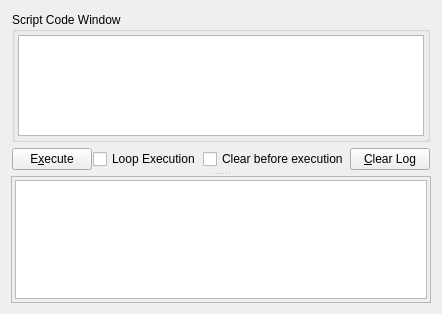
<ui version="4.0" >
 <class>LuaController</class>
 <widget class="QWidget" name="LuaController" >
  <property name="geometry" >
   <rect>
    <x>0</x>
    <y>0</y>
    <width>415</width>
    <height>314</height>
   </rect>
  </property>
  <property name="windowTitle" >
   <string>Form</string>
  </property>
  <layout class="QVBoxLayout" >
   <item>
    <widget class="QSplitter" name="splitter" >
     <property name="orientation" >
      <enum>Qt::Vertical</enum>
     </property>
     <widget class="QWidget" native="1" name="widget" >
      <layout class="QGridLayout" >
       <property name="leftMargin" >
        <number>1</number>
       </property>
       <property name="topMargin" >
        <number>1</number>
       </property>
       <property name="rightMargin" >
        <number>1</number>
       </property>
       <property name="bottomMargin" >
        <number>1</number>
       </property>
       <property name="horizontalSpacing" >
        <number>1</number>
       </property>
       <item row="0" column="0" colspan="5" >
        <widget class="QGroupBox" name="groupBox" >
         <property name="title" >
          <string>Script Code Window</string>
         </property>
         <layout class="QHBoxLayout" >
          <property name="leftMargin" >
           <number>3</number>
          </property>
          <property name="topMargin" >
           <number>3</number>
          </property>
          <property name="rightMargin" >
           <number>3</number>
          </property>
          <property name="bottomMargin" >
           <number>3</number>
          </property>
          <item>
           <widget class="TextEdit" name="m_scriptEditor" >
            <property name="statusTip" >
             <string>Lua script code specified in this window can be executed by clicking on the execute button</string>
            </property>
           </widget>
          </item>
         </layout>
        </widget>
       </item>
       <item row="1" column="0" >
        <widget class="QPushButton" name="m_executeButton" >
         <property name="statusTip" >
          <string>Clicking this button will execute the current code in the script window</string>
         </property>
         <property name="text" >
          <string>E&amp;xecute</string>
         </property>
        </widget>
       </item>
       <item row="1" column="1" >
        <widget class="QCheckBox" name="m_runLoop" >
         <property name="statusTip" >
          <string>If checked the code in the script window will be repeated indefinitely until an error in the script occured</string>
         </property>
         <property name="text" >
          <string>Loop Execution</string>
         </property>
        </widget>
       </item>
       <item row="1" column="2" >
        <spacer>
         <property name="orientation" >
          <enum>Qt::Horizontal</enum>
         </property>
         <property name="sizeHint" >
          <size>
           <width>16</width>
           <height>23</height>
          </size>
         </property>
        </spacer>
       </item>
       <item row="1" column="3" >
        <widget class="QCheckBox" name="m_clearOnExecute" >
         <property name="statusTip" >
          <string>If checked the output window will be cleared before each execution a script</string>
         </property>
         <property name="text" >
          <string>Clear before execution</string>
         </property>
        </widget>
       </item>
       <item row="1" column="4" >
        <widget class="QPushButton" name="m_clearLog" >
         <property name="statusTip" >
          <string>Clicking this button will clear the output window</string>
         </property>
         <property name="text" >
          <string>&amp;Clear Log</string>
         </property>
        </widget>
       </item>
      </layout>
     </widget>
     <widget class="QFrame" name="frame" >
      <property name="frameShape" >
       <enum>QFrame::StyledPanel</enum>
      </property>
      <property name="frameShadow" >
       <enum>QFrame::Sunken</enum>
      </property>
      <layout class="QHBoxLayout" >
       <property name="leftMargin" >
        <number>3</number>
       </property>
       <property name="topMargin" >
        <number>3</number>
       </property>
       <property name="rightMargin" >
        <number>3</number>
       </property>
       <property name="bottomMargin" >
        <number>3</number>
       </property>
       <item>
        <widget class="QTextEdit" name="m_scriptLog" >
         <property name="statusTip" >
          <string>Output window showing all data printed to the standard output</string>
         </property>
         <property name="tabChangesFocus" >
          <bool>true</bool>
         </property>
         <property name="documentTitle" >
          <string>Standard Ouput</string>
         </property>
         <property name="undoRedoEnabled" >
          <bool>false</bool>
         </property>
         <property name="readOnly" >
          <bool>true</bool>
         </property>
        </widget>
       </item>
      </layout>
     </widget>
    </widget>
   </item>
  </layout>
 </widget>
 <customwidgets>
  <customwidget>
   <class>TextEdit</class>
   <extends>QTextEdit</extends>
   <header location="global" >EditorLib/TextEdit.h</header>
  </customwidget>
 </customwidgets>
 <resources/>
 <connections>
  <connection>
   <sender>m_runLoop</sender>
   <signal>toggled(bool)</signal>
   <receiver>m_executeButton</receiver>
   <slot>setDisabled(bool)</slot>
   <hints>
    <hint type="sourcelabel" >
     <x>129</x>
     <y>167</y>
    </hint>
    <hint type="destinationlabel" >
     <x>46</x>
     <y>165</y>
    </hint>
   </hints>
  </connection>
 </connections>
</ui>
